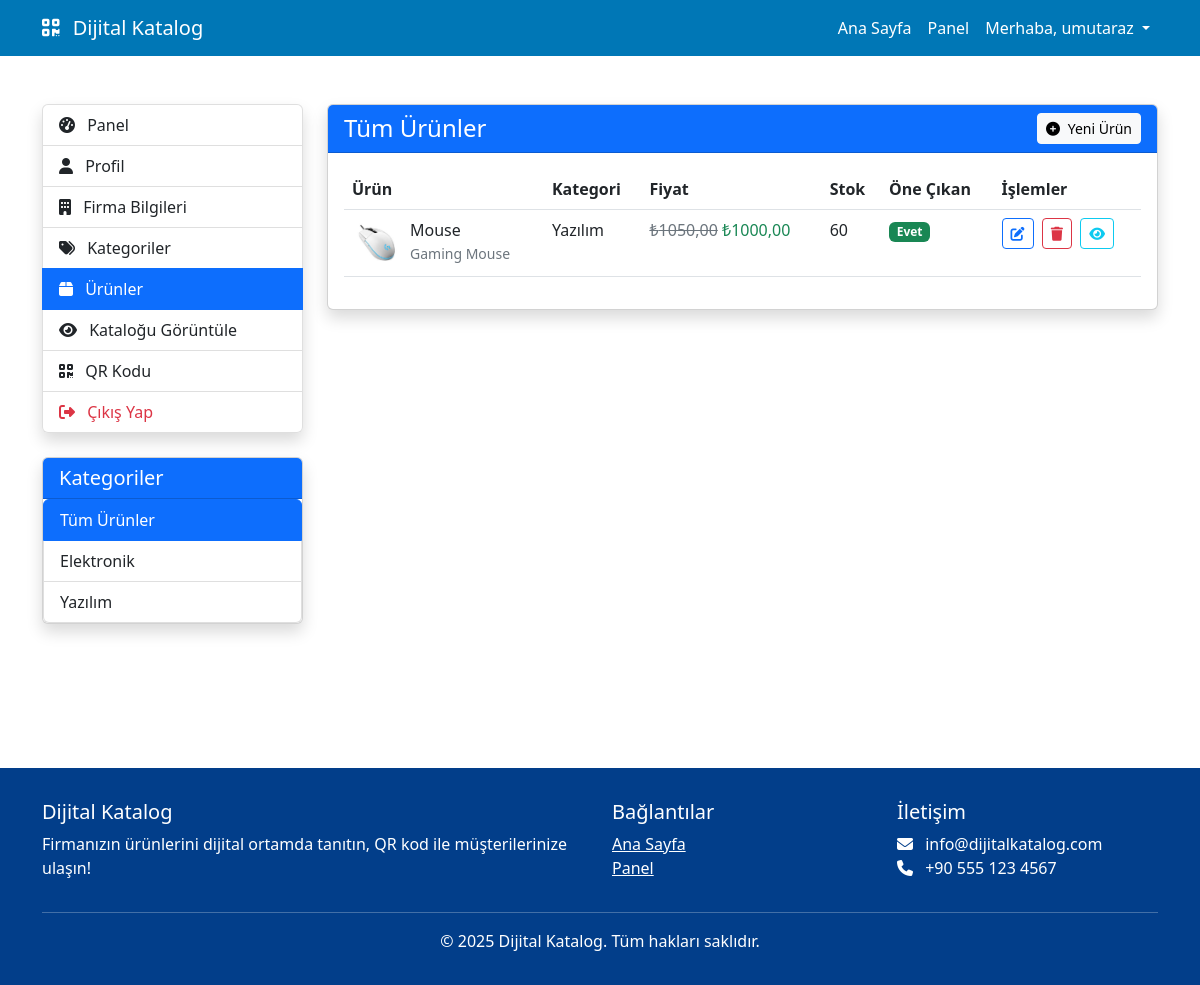
Screenshot of /products/ (signed in) with the database file from the repository.
### catalog/models.py (models this page shows, shortened)
class Category(models.Model):
    company = models.ForeignKey(Company, on_delete=models.CASCADE, related_name="categories", verbose_name="Firma")
    name = models.CharField(max_length=100, verbose_name="Kategori Adı")
    description = models.TextField(blank=True, verbose_name="Açıklama")
    image = models.ImageField(upload_to="categories/", blank=True, null=True, verbose_name="Resim")
    order = models.PositiveIntegerField(default=0, verbose_name="Sıralama")
    class Meta:
        verbose_name = "Kategori"
        verbose_name_plural = "Kategoriler"
        ordering = ["order", "name"]

class Product(models.Model):
    category = models.ForeignKey(Category, on_delete=models.CASCADE, related_name="products", verbose_name="Kategori")
    name = models.CharField(max_length=200, verbose_name="Ürün Adı")
    description = models.TextField(blank=True, verbose_name="Açıklama")
    price = models.DecimalField(max_digits=10, decimal_places=2, blank=True, null=True, verbose_name="Fiyat")
    show_price = models.BooleanField(default=True, verbose_name="Fiyat Göster")
    discount_price = models.DecimalField(max_digits=10, decimal_places=2, blank=True, null=True, verbose_name="İndirimli Fiyat")
    stock = models.PositiveIntegerField(default=0, blank=True, null=True, verbose_name="Stok")
    show_stock = models.BooleanField(default=False, verbose_name="Stok Göster")
    order = models.PositiveIntegerField(default=0, verbose_name="Sıralama")
    featured = models.BooleanField(default=False, verbose_name="Öne Çıkan")
    created_at = models.DateTimeField(auto_now_add=True, verbose_name="Oluşturulma Tarihi")
    updated_at = models.DateTimeField(auto_now=True, verbose_name="Güncellenme Tarihi")
    class Meta:
        verbose_name = "Ürün"
        verbose_name_plural = "Ürünler"
        ordering = ["order", "name"]

class ProductImage(models.Model):
    product = models.ForeignKey(Product, on_delete=models.CASCADE, related_name="images", verbose_name="Ürün")
    image = models.ImageField(upload_to="products/", verbose_name="Resim")
    is_primary = models.BooleanField(default=False, verbose_name="Ana Resim")
    order = models.PositiveIntegerField(default=0, verbose_name="Sıralama")
    class Meta:
        verbose_name = "Ürün Resmi"
        verbose_name_plural = "Ürün Resimleri"
        ordering = ["order"]

### catalog/views.py (the view)
# urls.py: path('products/', views.product_list_view, name='product_list'),
@login_required
def product_list_view(request):
    try:
        company = Company.objects.get(user=request.user)
        category_id = request.GET.get('category')
        if category_id:
            category = get_object_or_404(Category, id=category_id, company=company)
            products = category.products.all()
        else:
            products = Product.objects.filter(category__company=company)
        categories = company.categories.all()
    except Company.DoesNotExist:
        return redirect('create_company')
    context = {
        'company': company,
        'products': products,
        'categories': categories,
        'selected_category_id': category_id,
    }
    return render(request, 'catalog/product_list.html', context)

### templates/catalog/product_list.html (shortened to what this page needs)
{% extends 'base.html' %}
{% block content %}
<div class="container py-5">
    <div class="row">
        <div class="col-md-3 mb-4">
            <div class="list-group shadow">
                <a href="{% url 'dashboard' %}" class="list-group-item list-group-item-action">
                    <i class="fas fa-tachometer-alt me-2"></i> Panel
                </a>
                <a href="{% url 'update_profile' %}" class="list-group-item list-group-item-action">
                    <i class="fas fa-user me-2"></i> Profil
                </a>
                <a href="{% url 'update_company' %}" class="list-group-item list-group-item-action">
                    <i class="fas fa-building me-2"></i> Firma Bilgileri
                </a>
                <a href="{% url 'catalog:category_list' %}" class="list-group-item list-group-item-action">
                    <i class="fas fa-tags me-2"></i> Kategoriler
                </a>
                <a href="{% url 'catalog:product_list' %}" class="list-group-item list-group-item-action active">
                    <i class="fas fa-box me-2"></i> Ürünler
                </a>
                <a href="{% url 'catalog:company_catalog' company.slug %}" class="list-group-item list-group-item-action">
                    <i class="fas fa-eye me-2"></i> Kataloğu Görüntüle
                </a>
                <a href="{% url 'catalog:generate_qr' company.slug %}" class="list-group-item list-group-item-action" target="_blank">
                    <i class="fas fa-qrcode me-2"></i> QR Kodu
                </a>
                <a href="{% url 'logout' %}" class="list-group-item list-group-item-action text-danger">
                    <i class="fas fa-sign-out-alt me-2"></i> Çıkış Yap
                </a>
            </div>
            {% if categories %}
                <div class="card shadow mt-4">
                    <div class="card-header bg-primary text-white">
                        <h5 class="mb-0">Kategoriler</h5>
                    </div>
                    <div class="card-body p-0">
                        <div class="list-group">
                            <a href="{% url 'catalog:product_list' %}" class="list-group-item list-group-item-action {% if not selected_category_id %}active{% endif %}">
                                Tüm Ürünler
                            </a>
                            {% for category in categories %}
                                <a href="{% url 'catalog:product_list' %}?category={{ category.id }}"
                                   class="list-group-item list-group-item-action {% if selected_category_id|stringformat:'s' == category.id|stringformat:'s' %}active{% endif %}">
                                    {{ category.name }}
                                </a>
                            {% endfor %}
                        </div>
                    </div>
                </div>
            {% endif %}
        </div>
        <div class="col-md-9">
            <div class="card shadow">
                <div class="card-header bg-primary text-white d-flex justify-content-between align-items-center">
                    <h4 class="mb-0">
                        {% if selected_category_id %}
                            {% for category in categories %}
                                {% if category.id|stringformat:'s' == selected_category_id|stringformat:'s' %}
                                    {{ category.name }} Ürünleri
                                {% endif %}
                            {% endfor %}
                        {% else %}
                            Tüm Ürünler
                        {% endif %}
                    </h4>
                    <a href="{% url 'catalog:product_create' %}" class="btn btn-light btn-sm">
                        <i class="fas fa-plus-circle me-1"></i> Yeni Ürün
                    </a>
                </div>
                <div class="card-body">
                    {% if products %}
                        <div class="table-responsive">
                            <table class="table table-hover">
                                <thead>
                                    <tr>
                                        <th>Ürün</th>
                                        <th>Kategori</th>
                                        <th>Fiyat</th>
                                        <th>Stok</th>
                                        <th>Öne Çıkan</th>
                                        <th>İşlemler</th>
                                    </tr>
                                </thead>
                                <tbody>
                                    {% for product in products %}
                                        <tr>
                                            <td>
                                                <div class="d-flex align-items-center">
                                                    {% with primary_image=product.images.filter.first %}
                                                        {% if primary_image %}
                                                            <img src="{{ primary_image.image.url }}" alt="{{ product.name }}" class="me-2" style="width: 50px; height: 50px; object-fit: cover; border-radius: 4px;">
                                                        {% else %}
                                                            <div class="bg-light d-flex justify-content-center align-items-center me-2" style="width: 50px; height: 50px; border-radius: 4px;">
                                                                <i class="fas fa-box text-muted"></i>
                                                            </div>
                                                        {% endif %}
                                                    {% endwith %}
                                                    <div>
                                                        <h6 class="mb-0">{{ product.name }}</h6>
                                                        {% if product.description %}
                                                            <small class="text-muted">{{ product.description|truncatechars:50 }}</small>
                                                        {% endif %}
                                                    </div>
                                                </div>
                                            </td>
                                            <td>{{ product.category.name }}</td>
                                            <td>
                                                {% if product.show_price %}
                                                    {% if product.discount_price %}
                                                        <del class="text-muted">₺{{ product.price }}</del>
                                                        <span class="text-success">₺{{ product.discount_price }}</span>
                                                    {% else %}
                                                        {% if product.price %}
                                                            ₺{{ product.price }}
                                                        {% else %}
                                                            -
                                                        {% endif %}
                                                    {% endif %}
                                                {% else %}
                                                    <span class="text-muted">Gizli</span>
                                                {% endif %}
                                            </td>
                                            <td>
                                                {% if product.show_stock %}
                                                    {{ product.stock|default:"0" }}
                                                {% else %}
                                                    <span class="text-muted">Gizli</span>
                                                {% endif %}
                                            </td>
                                            <td>
                                                {% if product.featured %}
                                                    <span class="badge bg-success">Evet</span>
                                                {% else %}
                                                    <span class="badge bg-secondary">Hayır</span>
                                                {% endif %}
                                            </td>
                                            <td>
                                                <a href="{% url 'catalog:product_update' product.id %}" class="btn btn-sm btn-outline-primary">
                                                    <i class="fas fa-edit"></i>
                                                </a>
                                                <a href="{% url 'catalog:product_delete' product.id %}" class="btn btn-sm btn-outline-danger ms-1">
                                                    <i class="fas fa-trash"></i>
                                                </a>
                                                <a href="{% url 'catalog:product_detail' company.slug product.id %}" class="btn btn-sm btn-outline-info ms-1" target="_blank">
                                                    <i class="fas fa-eye"></i>
                                                </a>
                                            </td>
                                        </tr>
                                    {% endfor %}
                                </tbody>
                            </table>
                        </div>
                    {% endif %}
                </div>
            </div>
        </div>
    </div>
</div>
{% endblock %}

### templates/base.html (shortened to what this page needs)
<!DOCTYPE html>
<html lang="tr">
<head>
    <link href="https://cdn.jsdelivr.net/npm/bootstrap@5.2.3/dist/css/bootstrap.min.css" rel="stylesheet">
    <link rel="stylesheet" href="https://cdnjs.cloudflare.com/ajax/libs/font-awesome/6.4.0/css/all.min.css">
</head>
<body>
    <header>
        <nav class="navbar navbar-expand-lg navbar-dark">
            <div class="container">
                <a class="navbar-brand" href="{% url 'catalog:home' %}">
                    <i class="fas fa-qrcode me-2"></i> Dijital Katalog
                </a>
                <div class="collapse navbar-collapse" id="navbarNav">
                    <ul class="navbar-nav ms-auto">
                        <li class="nav-item">
                            <a class="nav-link" href="{% url 'catalog:home' %}">Ana Sayfa</a>
                        </li>
                        {% if user.is_authenticated %}
                            <li class="nav-item">
                                <a class="nav-link" href="{% url 'dashboard' %}">Panel</a>
                            </li>
                            <li class="nav-item dropdown">
                                <a class="nav-link dropdown-toggle" href="#" role="button" data-bs-toggle="dropdown">
                                    Merhaba, {{ user.username }}
                                </a>
                            </li>
                        {% endif %}
                    </ul>
                </div>
            </div>
        </nav>
    </header>
    <main>
        {% block content %}{% endblock %}
    </main>
    <footer class="footer">
        <div class="container">
            <div class="row">
                <div class="col-md-6">
                    <h5>Dijital Katalog</h5>
                    <p>Firmanızın ürünlerini dijital ortamda tanıtın, QR kod ile müşterilerinize ulaşın!</p>
                </div>
                <div class="col-md-3">
                    <h5>Bağlantılar</h5>
                    <ul class="list-unstyled">
                        <li><a href="{% url 'catalog:home' %}" class="text-white">Ana Sayfa</a></li>
                        {% if user.is_authenticated %}
                            <li><a href="{% url 'dashboard' %}" class="text-white">Panel</a></li>
                        {% else %}
                            <li><a href="{% url 'login' %}" class="text-white">Giriş Yap</a></li>
                            <li><a href="{% url 'register' %}" class="text-white">Kayıt Ol</a></li>
                        {% endif %}
                    </ul>
                </div>
                <div class="col-md-3">
                    <h5>İletişim</h5>
                    <ul class="list-unstyled">
                        <li><i class="fas fa-envelope me-2"></i> info@dijitalkatalog.com</li>
                        <li><i class="fas fa-phone me-2"></i> +90 555 123 4567</li>
                    </ul>
                </div>
            </div>
            <hr class="bg-white">
            <div class="text-center">
                <p class="mb-0">&copy; {% now "Y" %} Dijital Katalog. Tüm hakları saklıdır.</p>
            </div>
        </div>
    </footer>
</body>
</html>

### rows the page displays
Category: name "Elektronik"
Category: name "Yazılım"
Product: images.filter.first.image (picture), name "Mouse", description "Gaming Mouse", category.name "Yazılım", price "1050,00", discount_price "1000,00", stock "60", featured "Evet"

### other values shown
{{ user.username }} "umutaraz"
